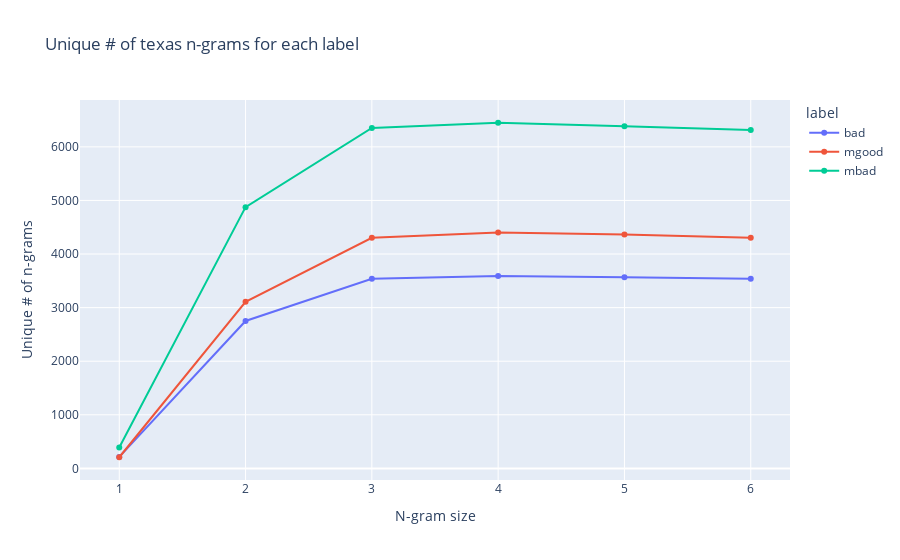

The code cell stored with this chart in its notebook:
### Markdown cell above
We can look at the number of unique values to each label for different values of N on a line chart.

### Code cell
import plotly.express as px

intersection_sizes = []
for n in [1, 2, 3, 4, 5, 6]:

    good_ngrams = series_to_ngrams(df[df.label == "good"].comments, n).value_counts()
    bad_ngrams = series_to_ngrams(df[df.label == "bad"].comments, n).value_counts()
    mgood_ngrams = series_to_ngrams(df[df.label == "mgood"].comments, n).value_counts()
    mbad_ngrams = series_to_ngrams(df[df.label == "mbad"].comments, n).value_counts()
    intersection_sizes_n = get_exclusive_sizes(
        set(good_ngrams.index),
        set(bad_ngrams.index),
        set(mgood_ngrams.index),
        set(mbad_ngrams.index)
    )

    intersection_sizes_n["n"] = n

    intersection_sizes.append(intersection_sizes_n)


# prepare data
is_df = pd.DataFrame(intersection_sizes)
is_df = is_df.melt(id_vars="n", var_name="label", value_name="count")
is_df["count"] = is_df["count"].astype(int)
is_df["n"] = is_df["n"].astype(int)

# exclude good 
is_df = is_df[is_df.label != "good"]

# plot a line chart
px.line(is_df, 
    x="n", y="count",
    color="label",
    title=f"Unique # of {GEO} n-grams for each label", 
    labels={"n": "N-gram size", "count": "Unique # of n-grams"},
    markers=True
    )

### Figure 1 — Plotly figure (JSON) as saved in the notebook; plotly's stock layout.template omitted (floating-point values rounded to 4 significant figures)
{"data": [{"hovertemplate": "label=bad<br>N-gram size=%{x}<br>Unique # of n-grams=%{y}<extra></extra>", "legendgroup": "bad", "line": {"color": "#636efa", "dash": "solid"}, "marker": {"symbol": "circle"}, "mode": "lines+markers", "name": "bad", "orientation": "v", "showlegend": true, "type": "scatter", "x": [1, 2, 3, 4, 5, 6], "xaxis": "x", "y": [214, 2751, 3538, 3589, 3566, 3537], "yaxis": "y"}, {"hovertemplate": "label=mgood<br>N-gram size=%{x}<br>Unique # of n-grams=%{y}<extra></extra>", "legendgroup": "mgood", "line": {"color": "#EF553B", "dash": "solid"}, "marker": {"symbol": "circle"}, "mode": "lines+markers", "name": "mgood", "orientation": "v", "showlegend": true, "type": "scatter", "x": [1, 2, 3, 4, 5, 6], "xaxis": "x", "y": [208, 3109, 4303, 4403, 4364, 4303], "yaxis": "y"}, {"hovertemplate": "label=mbad<br>N-gram size=%{x}<br>Unique # of n-grams=%{y}<extra></extra>", "legendgroup": "mbad", "line": {"color": "#00cc96", "dash": "solid"}, "marker": {"symbol": "circle"}, "mode": "lines+markers", "name": "mbad", "orientation": "v", "showlegend": true, "type": "scatter", "x": [1, 2, 3, 4, 5, 6], "xaxis": "x", "y": [391, 4875, 6352, 6450, 6386, 6315], "yaxis": "y"}], "layout": {"legend": {"title": {"text": "label"}, "tracegroupgap": 0}, "title": {"text": "Unique # of texas n-grams for each label"}, "xaxis": {"anchor": "y", "domain": [0, 1], "title": {"text": "N-gram size"}}, "yaxis": {"anchor": "x", "domain": [0, 1], "title": {"text": "Unique # of n-grams"}}}}
